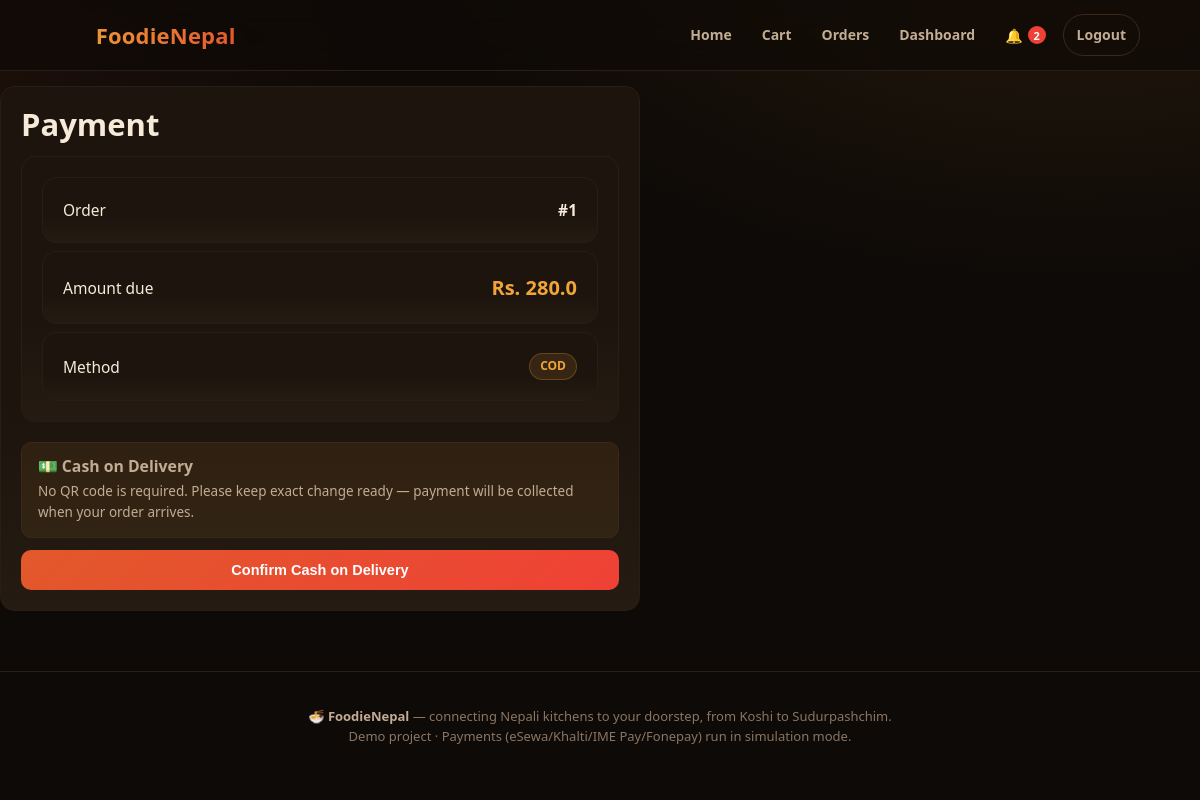
The app's page /pay/1 (signed in) with its own data.
### server.py (models this page shows)
class Order(db.Model):
    id=db.Column(db.Integer,primary_key=True); customer_id=db.Column(db.Integer,db.ForeignKey("user.id"),nullable=False)
    restaurant_id=db.Column(db.Integer,db.ForeignKey("restaurant.id"),nullable=False)
    delivery_id=db.Column(db.Integer,db.ForeignKey("user.id")); address=db.Column(db.String(255),nullable=False)
    phone=db.Column(db.String(40),nullable=False); customer_lat=db.Column(db.Float); customer_lng=db.Column(db.Float)
    subtotal=db.Column(db.Float,default=0); delivery_fee=db.Column(db.Float,default=0); discount=db.Column(db.Float,default=0)
    total=db.Column(db.Float,default=0); payment_method=db.Column(db.String(50)); payment_status=db.Column(db.String(30),default="Pending")
    status=db.Column(db.String(40),default="Placed"); created_at=db.Column(db.DateTime,default=datetime.utcnow)
    customer=db.relationship("User",foreign_keys=[customer_id]); delivery=db.relationship("User",foreign_keys=[delivery_id])
    restaurant=db.relationship("Restaurant"); items=db.relationship("OrderItem",backref="order",cascade="all, delete-orphan")

class Payment(db.Model):
    id=db.Column(db.Integer,primary_key=True); order_id=db.Column(db.Integer,db.ForeignKey("order.id"),nullable=False)
    method=db.Column(db.String(40)); reference=db.Column(db.String(120)); amount=db.Column(db.Float)
    status=db.Column(db.String(30),default="Pending"); qr_payload=db.Column(db.Text); created_at=db.Column(db.DateTime,default=datetime.utcnow)
    order=db.relationship("Order")

### server.py (the view, shortened to what this page needs)
@app.route("/pay/<int:oid>",methods=["GET","POST"])
@roles("customer")
def pay(oid):
    order=db.session.get(Order,oid)
    if not order or order.customer_id!=me().id:
        return "Forbidden",403
    payment=Payment.query.filter_by(order_id=oid).first()
    if not payment:
        flash("Payment record was not found.")
        return redirect(url_for("orders"))
    qr_methods={"eSewa","Khalti"}
    show_qr=payment.method in qr_methods
    qr_b64=make_qr_base64(payment.qr_payload) if show_qr and payment.qr_payload else None
    return render_template(
        "payment.html",
        order=order,
        payment=payment,
        show_qr=show_qr,
        qr_b64=qr_b64
    )

### server.py (called while the page is built)
def me(): return db.session.get(User,session.get("uid")) if session.get("uid") else None

def roles(*rs):
    def deco(f):
        @wraps(f)
        def w(*a,**k):
            u=me()
            if not u: return redirect(url_for("login"))
            if u.role not in rs: return "Forbidden",403
            return f(*a,**k)
        return w
    return deco

@app.context_processor
def ctx():
    u=me()
    cart_count=sum(int(q) for q in session.get("cart",{}).values()) if session.get("cart") else 0
    unread_count=Notification.query.filter_by(recipient_id=u.id,read=False).count() if u else 0
    return {"user":u,"provinces":PROVINCES,"statuses":STATUSES,"status_css":STATUS_CSS,"cart_count":cart_count,"unread_count":unread_count}

### templates/payment.html (shortened to what this page needs)
{% extends "base.html" %}
{% block content %}
<main class="form reveal">
  <h1>Payment</h1>
  <div class="panel" style="margin:14px 0 20px">
    <div class="row" style="margin:0 0 8px"><span>Order</span><b>#{{order.id}}</b></div>
    <div class="row" style="margin:0 0 8px"><span>Amount due</span><b style="font-size:20px;color:var(--accent)">Rs. {{order.total}}</b></div>
    <div class="row" style="margin:0"><span>Method</span><span class="pill">{{payment.method}}</span></div>
  </div>
  {% if payment.method == "COD" %}
    <div class="notice">
      <h3 style="margin-top:0">💵 Cash on Delivery</h3>
      <p style="margin:0">No QR code is required. Please keep exact change ready — payment will be collected when your order arrives.</p>
    </div>
    <form method="post">
      <button class="btn block" type="submit">Confirm Cash on Delivery</button>
    </form>
  {% endif %}
</main>
{% endblock %}

### static/css/style.css (style rules this page uses)
:root { --bg:#0e0a07; --bg-soft:#150f0a; --card:#1c140d; --card-hover:#251b12; --border:#3a281a; --border-soft:#2a1d13; --text:#f7ead9; --text-dim:#c2ac93; --text-faint:#8a7563; --accent:#f0a43a; --accent-2:#e2582b; --accent-3:#ef4136; --success:#42b883; --success-bg:#123424; --warn:#e0b03b; --danger:#e2582b; --info:#4aa8d8; --radius-sm:8px; --radius:14px; --radius-lg:22px; --shadow:0 10px 30px -10px rgba(0,0,0,.55); --shadow-glow:0 0 0 1px rgba(240,164,58,.15),0 12px 32px -12px rgba(240,164,58,.25); --ease:cubic-bezier(.22,1,.36,1); }
* { box-sizing:border-box }
html { scroll-behavior:smooth }
body { margin:0; background: radial-gradient(1100px 600px at 90% -10%, rgba(240,164,58,.10), transparent 60%), radial-gradient(900px 500px at -10% 10%, rgba(226,88,43,.08), transparent 55%), var(--bg); color:var(--text); font:15.5px/1.55 "Segoe UI",system-ui,-apple-system,Arial,sans-serif; min-height:100vh; -webkit-font-smoothing:antialiased; }
h1,h2,h3 { font-family:inherit;line-height:1.15;margin:0 0 .4em }
.reveal { opacity:0;animation:fadeUp .6s var(--ease) forwards }
.reveal:nth-child(3) { animation-delay:.12s }
main { max-width:1280px;margin:auto;padding:10px 5% 60px }
.btn,button { background:linear-gradient(135deg,var(--accent-2),var(--accent-3));color:#fff;border:0;border-radius:10px; padding:12px 18px;cursor:pointer;font-weight:700;font-size:14.5px;position:relative;overflow:hidden; transition:transform .18s var(--ease),box-shadow .18s var(--ease),filter .18s; }
.btn.block { width:100% }
article,.panel,.form,.row,.review { background:linear-gradient(180deg,var(--card),var(--card) 60%,var(--card-hover)); border:1px solid var(--border-soft);border-radius:var(--radius);padding:20px;margin:15px 0; }
.pill { display:inline-flex;align-items:center;gap:5px;background:rgba(240,164,58,.12);color:var(--accent);border:1px solid rgba(240,164,58,.25);padding:3px 10px;border-radius:999px;font-size:12px;font-weight:700 }
.row { display:flex;justify-content:space-between;align-items:center;gap:20px;flex-wrap:wrap }
.form { max-width:640px }
.form form { display:grid;gap:4px }
.notice,.hint { background:rgba(240,164,58,.08);border:1px solid var(--border);padding:14px 16px;border-radius:10px;margin:12px 0;font-size:13.5px;color:var(--text-dim) }

### records on screen
Order: id "1", total "280.0"
Payment: method "COD"

### other values on screen
{{ unread_count }} "2"
